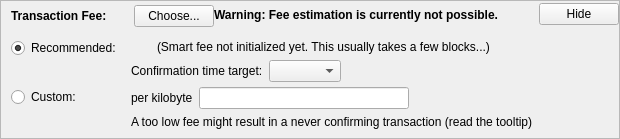
    <widget class="QFrame" name="frameFee">
     <property name="sizePolicy">
      <sizepolicy hsizetype="Expanding" vsizetype="Expanding">
       <horstretch>0</horstretch>
       <verstretch>0</verstretch>
      </sizepolicy>
     </property>
     <property name="maximumSize">
      <size>
       <width>16777215</width>
       <height>16777215</height>
      </size>
     </property>
     <property name="frameShape">
      <enum>QFrame::StyledPanel</enum>
     </property>
     <property name="frameShadow">
      <enum>QFrame::Sunken</enum>
     </property>
     <layout class="QVBoxLayout" name="verticalLayoutFee1">
      <property name="spacing">
       <number>0</number>
      </property>
      <property name="leftMargin">
       <number>0</number>
      </property>
      <property name="topMargin">
       <number>0</number>
      </property>
      <property name="rightMargin">
       <number>0</number>
      </property>
      <property name="bottomMargin">
       <number>0</number>
      </property>
      <item>
       <layout class="QVBoxLayout" name="verticalLayoutFee2" stretch="0,0,0">
        <property name="spacing">
         <number>0</number>
        </property>
        <property name="leftMargin">
         <number>10</number>
        </property>
        <property name="topMargin">
         <number>0</number>
        </property>
        <item>
         <layout class="QHBoxLayout" name="horizontalLayoutFee1">
          <property name="bottomMargin">
           <number>0</number>
          </property>
          <item>
           <layout class="QVBoxLayout" name="verticalLayoutFee7">
            <property name="spacing">
             <number>0</number>
            </property>
            <item>
             <spacer name="verticalSpacerSmartFee">
              <property name="orientation">
               <enum>Qt::Vertical</enum>
              </property>
              <property name="sizeType">
               <enum>QSizePolicy::Fixed</enum>
              </property>
              <property name="sizeHint" stdset="0">
               <size>
                <width>1</width>
                <height>4</height>
               </size>
              </property>
             </spacer>
            </item>
            <item>
             <layout class="QHBoxLayout" name="horizontalLayoutSmartFee">
              <property name="spacing">
               <number>10</number>
              </property>
              <item>
               <widget class="QLabel" name="labelFeeHeadline">
                <property name="sizePolicy">
                 <sizepolicy hsizetype="Preferred" vsizetype="Maximum">
                  <horstretch>0</horstretch>
                  <verstretch>0</verstretch>
                 </sizepolicy>
                </property>
                <property name="font">
                 <font>
                  <weight>75</weight>
                  <bold>true</bold>
                 </font>
                </property>
                <property name="styleSheet">
                 <string notr="true">font-weight:bold;</string>
                </property>
                <property name="text">
                 <string>Transaction Fee:</string>
                </property>
               </widget>
              </item>
              <item>
               <widget class="QLabel" name="labelFeeMinimized">
                <property name="text">
                 <string/>
                </property>
               </widget>
              </item>
              <item>
               <widget class="QPushButton" name="buttonChooseFee">
                <property name="text">
                 <string>Choose...</string>
                </property>
               </widget>
              </item>
             </layout>
            </item>
            <item>
             <spacer name="verticalSpacer_5">
              <property name="orientation">
               <enum>Qt::Vertical</enum>
              </property>
              <property name="sizeHint" stdset="0">
               <size>
                <width>1</width>
                <height>1</height>
               </size>
              </property>
             </spacer>
            </item>
           </layout>
          </item>
          <item>
           <widget class="QLabel" name="fallbackFeeWarningLabel">
            <property name="toolTip">
             <string>Using the fallbackfee can result in sending a transaction that will take several hours or days (or never) to confirm. Consider choosing your fee manually or wait until you have validated the complete chain.</string>
            </property>
            <property name="font">
            <font>
                <weight>75</weight>
                <bold>true</bold>
            </font>
            </property>
            <property name="text">
             <string>Warning: Fee estimation is currently not possible.</string>
            </property>
            <property name="wordWrap">
             <bool>false</bool>
            </property>
           </widget>
          </item>
          <item>
           <spacer name="horizontalSpacer_4">
            <property name="orientation">
             <enum>Qt::Horizontal</enum>
            </property>
            <property name="sizeType">
             <enum>QSizePolicy::MinimumExpanding</enum>
            </property>
            <property name="sizeHint" stdset="0">
             <size>
              <width>40</width>
              <height>20</height>
             </size>
            </property>
           </spacer>
          </item>
          <item>
           <widget class="QPushButton" name="buttonMinimizeFee">
            <property name="toolTip">
             <string>Hide transaction fee settings</string>
            </property>
            <property name="text">
             <string>Hide</string>
            </property>
           </widget>
          </item>
         </layout>
        </item>
        <item>
         <widget class="QFrame" name="frameFeeSelection">
          <layout class="QVBoxLayout" name="verticalLayoutFee12">
           <property name="spacing">
            <number>0</number>
           </property>
           <property name="leftMargin">
            <number>0</number>
           </property>
           <property name="topMargin">
            <number>0</number>
           </property>
           <property name="rightMargin">
            <number>0</number>
           </property>
           <property name="bottomMargin">
            <number>0</number>
           </property>
           <item>
            <layout class="QGridLayout" name="gridLayoutFee">
             <property name="topMargin">
              <number>10</number>
             </property>
             <property name="bottomMargin">
              <number>4</number>
             </property>
             <property name="horizontalSpacing">
              <number>10</number>
             </property>
             <property name="verticalSpacing">
              <number>4</number>
             </property>
             <item row="1" column="1">
              <layout class="QVBoxLayout" name="verticalLayoutFee8">
               <property name="spacing">
                <number>6</number>
               </property>
               <item>
                <layout class="QHBoxLayout" name="horizontalLayoutFee13">
                 <item>
                  <widget class="QLabel" name="labelCustomPerKilobyte">
                   <property name="toolTip">
                    <string>Specify a custom fee per kB (1,000 bytes) of the transaction's virtual size.

Note:  Since the fee is calculated on a per-byte basis, a fee of "100 satoshis per kB" for a transaction size of 500 bytes (half of 1 kB) would ultimately yield a fee of only 50 satoshis.</string>
                   </property>
                   <property name="text">
                    <string>per kilobyte</string>
                   </property>
                  </widget>
                 </item>
                 <item>
                  <widget class="BitcoinAmountField" name="customFee"/>
                 </item>
                 <item>
                  <spacer name="horizontalSpacer_6">
                   <property name="orientation">
                    <enum>Qt::Horizontal</enum>
                   </property>
                   <property name="sizeHint" stdset="0">
                    <size>
                     <width>1</width>
                     <height>1</height>
                    </size>
                   </property>
                  </spacer>
                 </item>
                </layout>
               </item>
               <item>
                <layout class="QHBoxLayout" name="horizontalLayoutFee8">
                 <item>
                  <widget class="QLabel" name="labelCustomFeeWarning">
                   <property name="enabled">
                    <bool>true</bool>
                   </property>
                   <property name="toolTip">
                    <string>When there is less transaction volume than space in the blocks, miners as well as relaying nodes may enforce a minimum fee. Paying only this minimum fee is just fine, but be aware that this can result in a never confirming transaction once there is more demand for bitmonkey transactions than the network can process.</string>
                   </property>
                   <property name="text">
                    <string>A too low fee might result in a never confirming transaction (read the tooltip)</string>
                   </property>
                  </widget>
                 </item>
                 <item>
                  <spacer name="horizontalSpacer_2">
                   <property name="orientation">
                    <enum>Qt::Horizontal</enum>
                   </property>
                   <property name="sizeHint" stdset="0">
                    <size>
                     <width>1</width>
                     <height>1</height>
                    </size>
                   </property>
                  </spacer>
                 </item>
                </layout>
               </item>
              </layout>
             </item>
             <item row="0" column="0">
              <layout class="QVBoxLayout" name="verticalLayoutFee4" stretch="0,1">
               <item>
                <widget class="QRadioButton" name="radioSmartFee">
                 <property name="text">
                  <string>Recommended:</string>
                 </property>
                 <property name="checked">
                  <bool>true</bool>
                 </property>
                 <attribute name="buttonGroup">
                  <string notr="true">groupFee</string>
                 </attribute>
                </widget>
               </item>
               <item>
                <spacer name="verticalSpacer_2">
                 <property name="orientation">
                  <enum>Qt::Vertical</enum>
                 </property>
                 <property name="sizeHint" stdset="0">
                  <size>
                   <width>1</width>
                   <height>1</height>
                  </size>
                 </property>
                </spacer>
               </item>
              </layout>
             </item>
             <item row="1" column="0">
              <layout class="QVBoxLayout" name="verticalLayoutFee9" stretch="0,1">
               <item>
                <widget class="QRadioButton" name="radioCustomFee">
                 <property name="text">
                  <string>Custom:</string>
                 </property>
                 <attribute name="buttonGroup">
                  <string notr="true">groupFee</string>
                 </attribute>
                </widget>
               </item>
               <item>
                <spacer name="verticalSpacer_6">
                 <property name="orientation">
                  <enum>Qt::Vertical</enum>
                 </property>
                 <property name="sizeHint" stdset="0">
                  <size>
                   <width>1</width>
                   <height>1</height>
                  </size>
                 </property>
                </spacer>
               </item>
              </layout>
             </item>
             <item row="0" column="1">
              <layout class="QVBoxLayout" name="verticalLayoutFee3" stretch="0,0,1">
               <property name="spacing">
                <number>6</number>
               </property>
               <property name="topMargin">
                <number>2</number>
               </property>
               <item>
                <layout class="QHBoxLayout" name="horizontalLayoutFee12">
                 <item>
                  <widget class="QLabel" name="labelSmartFee">
                   <property name="text">
                    <string/>
                   </property>
                  </widget>
                 </item>
                 <item>
                  <widget class="QLabel" name="labelFeeEstimation">
                   <property name="text">
                    <string/>
                   </property>
                  </widget>
                 </item>
                 <item>
                  <widget class="QLabel" name="labelSmartFee2">
                   <property name="text">
                    <string>(Smart fee not initialized yet. This usually takes a few blocks...)</string>
                   </property>
                  </widget>
                 </item>
                 <item>
                  <spacer name="horizontalSpacer_5">
                   <property name="orientation">
                    <enum>Qt::Horizontal</enum>
                   </property>
                   <property name="sizeHint" stdset="0">
                    <size>
                     <width>1</width>
                     <height>1</height>
                    </size>
                   </property>
                  </spacer>
                 </item>
                </layout>
               </item>
               <item>
                <layout class="QHBoxLayout" name="horizontalLayoutFee9">
                 <item>
                  <layout class="QVBoxLayout" name="verticalLayoutFee6">
                   <item>
                    <widget class="QLabel" name="labelSmartFee3">
                     <property name="text">
                      <string>Confirmation time target:</string>
                     </property>
                    </widget>
                   </item>
                  </layout>
                 </item>
                 <item>
                  <layout class="QVBoxLayout" name="verticalLayoutFee5">
                   <property name="rightMargin">
                    <number>30</number>
                   </property>
                   <item>
                    <layout class="QHBoxLayout" name="horizontalLayoutConfTarget">
                     <property name="bottomMargin">
                      <number>0</number>
                     </property>
                     <item>
                      <widget class="QComboBox" name="confTargetSelector"/>
                     </item>
                     <item>
                      <spacer name="horizontalSpacerConfTarget">
                       <property name="orientation">
                        <enum>Qt::Horizontal</enum>
                       </property>
                       <property name="sizeHint" stdset="0">
                        <size>
                         <width>40</width>
                         <height>20</height>
                        </size>
                       </property>
                      </spacer>
                     </item>
                    </layout>
                   </item>
                  </layout>
                 </item>
                </layout>
               </item>
               <item>
                <spacer name="verticalSpacer_4">
                 <property name="orientation">
                  <enum>Qt::Vertical</enum>
                 </property>
                 <property name="sizeHint" stdset="0">
                  <size>
                   <width>1</width>
                   <height>1</height>
                  </size>
                 </property>
                </spacer>
               </item>
              </layout>
             </item>
            </layout>
           </item>
          </layout>
         </widget>
        </item>
        <item>
         <spacer name="verticalSpacerFee">
          <property name="orientation">
           <enum>Qt::Vertical</enum>
          </property>
          <property name="sizeHint" stdset="0">
           <size>
            <width>40</width>
            <height>5</height>
           </size>
          </property>
         </spacer>
        </item>
       </layout>
      </item>
     </layout>
    </widget>
